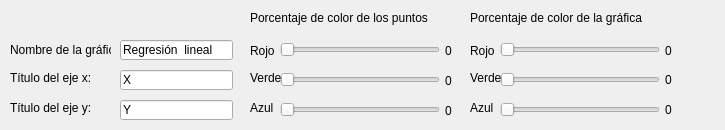
      <widget class="QWidget" name="tab_18">
       <attribute name="title">
        <string>Lineal</string>
       </attribute>
       <widget class="QSlider" name="srojo">
        <property name="geometry">
         <rect>
          <x>500</x>
          <y>40</y>
          <width>160</width>
          <height>19</height>
         </rect>
        </property>
        <property name="maximum">
         <number>100</number>
        </property>
        <property name="orientation">
         <enum>Qt::Horizontal</enum>
        </property>
       </widget>
       <widget class="QLabel" name="lrojo">
        <property name="geometry">
         <rect>
          <x>665</x>
          <y>40</y>
          <width>21</width>
          <height>21</height>
         </rect>
        </property>
        <property name="text">
         <string>0</string>
        </property>
       </widget>
       <widget class="QSlider" name="sverde">
        <property name="geometry">
         <rect>
          <x>500</x>
          <y>70</y>
          <width>160</width>
          <height>19</height>
         </rect>
        </property>
        <property name="maximum">
         <number>100</number>
        </property>
        <property name="orientation">
         <enum>Qt::Horizontal</enum>
        </property>
       </widget>
       <widget class="QLabel" name="lverde">
        <property name="geometry">
         <rect>
          <x>665</x>
          <y>70</y>
          <width>21</width>
          <height>20</height>
         </rect>
        </property>
        <property name="text">
         <string>0</string>
        </property>
       </widget>
       <widget class="QSlider" name="sazul">
        <property name="geometry">
         <rect>
          <x>500</x>
          <y>100</y>
          <width>160</width>
          <height>19</height>
         </rect>
        </property>
        <property name="maximum">
         <number>100</number>
        </property>
        <property name="orientation">
         <enum>Qt::Horizontal</enum>
        </property>
       </widget>
       <widget class="QLabel" name="lazul">
        <property name="geometry">
         <rect>
          <x>665</x>
          <y>99</y>
          <width>51</width>
          <height>21</height>
         </rect>
        </property>
        <property name="text">
         <string>0</string>
        </property>
       </widget>
       <widget class="QLabel" name="label_27">
        <property name="geometry">
         <rect>
          <x>470</x>
          <y>10</y>
          <width>201</width>
          <height>16</height>
         </rect>
        </property>
        <property name="text">
         <string>Porcentaje de color de la gráfica</string>
        </property>
       </widget>
       <widget class="QLabel" name="label_28">
        <property name="geometry">
         <rect>
          <x>470</x>
          <y>40</y>
          <width>31</width>
          <height>21</height>
         </rect>
        </property>
        <property name="text">
         <string>Rojo</string>
        </property>
       </widget>
       <widget class="QLabel" name="label_29">
        <property name="geometry">
         <rect>
          <x>470</x>
          <y>70</y>
          <width>31</width>
          <height>16</height>
         </rect>
        </property>
        <property name="text">
         <string>Verde</string>
        </property>
       </widget>
       <widget class="QLabel" name="label_30">
        <property name="geometry">
         <rect>
          <x>470</x>
          <y>100</y>
          <width>31</width>
          <height>16</height>
         </rect>
        </property>
        <property name="text">
         <string>Azul</string>
        </property>
       </widget>
       <widget class="QLabel" name="label_31">
        <property name="geometry">
         <rect>
          <x>10</x>
          <y>40</y>
          <width>101</width>
          <height>20</height>
         </rect>
        </property>
        <property name="text">
         <string>Nombre de la gráfica: </string>
        </property>
       </widget>
       <widget class="QLabel" name="label_32">
        <property name="geometry">
         <rect>
          <x>10</x>
          <y>70</y>
          <width>101</width>
          <height>16</height>
         </rect>
        </property>
        <property name="text">
         <string>Título del eje x: </string>
        </property>
       </widget>
       <widget class="QLabel" name="label_33">
        <property name="geometry">
         <rect>
          <x>10</x>
          <y>100</y>
          <width>121</width>
          <height>16</height>
         </rect>
        </property>
        <property name="text">
         <string>Título del eje y: </string>
        </property>
       </widget>
       <widget class="QLineEdit" name="nlineal">
        <property name="geometry">
         <rect>
          <x>120</x>
          <y>40</y>
          <width>113</width>
          <height>20</height>
         </rect>
        </property>
        <property name="text">
         <string>Regresión  lineal</string>
        </property>
       </widget>
       <widget class="QLineEdit" name="xlineal">
        <property name="geometry">
         <rect>
          <x>120</x>
          <y>70</y>
          <width>113</width>
          <height>20</height>
         </rect>
        </property>
        <property name="text">
         <string>X</string>
        </property>
       </widget>
       <widget class="QLineEdit" name="ylineal">
        <property name="geometry">
         <rect>
          <x>120</x>
          <y>100</y>
          <width>113</width>
          <height>20</height>
         </rect>
        </property>
        <property name="text">
         <string>Y</string>
        </property>
       </widget>
       <widget class="QSlider" name="linrojo">
        <property name="geometry">
         <rect>
          <x>280</x>
          <y>40</y>
          <width>160</width>
          <height>19</height>
         </rect>
        </property>
        <property name="maximum">
         <number>100</number>
        </property>
        <property name="orientation">
         <enum>Qt::Horizontal</enum>
        </property>
       </widget>
       <widget class="QSlider" name="linverde">
        <property name="geometry">
         <rect>
          <x>280</x>
          <y>70</y>
          <width>160</width>
          <height>19</height>
         </rect>
        </property>
        <property name="maximum">
         <number>100</number>
        </property>
        <property name="orientation">
         <enum>Qt::Horizontal</enum>
        </property>
       </widget>
       <widget class="QSlider" name="linazul">
        <property name="geometry">
         <rect>
          <x>280</x>
          <y>100</y>
          <width>160</width>
          <height>19</height>
         </rect>
        </property>
        <property name="maximum">
         <number>100</number>
        </property>
        <property name="orientation">
         <enum>Qt::Horizontal</enum>
        </property>
       </widget>
       <widget class="QLabel" name="label_37">
        <property name="geometry">
         <rect>
          <x>250</x>
          <y>70</y>
          <width>31</width>
          <height>16</height>
         </rect>
        </property>
        <property name="text">
         <string>Verde</string>
        </property>
       </widget>
       <widget class="QLabel" name="label_38">
        <property name="geometry">
         <rect>
          <x>250</x>
          <y>40</y>
          <width>31</width>
          <height>21</height>
         </rect>
        </property>
        <property name="text">
         <string>Rojo</string>
        </property>
       </widget>
       <widget class="QLabel" name="label_39">
        <property name="geometry">
         <rect>
          <x>250</x>
          <y>100</y>
          <width>31</width>
          <height>16</height>
         </rect>
        </property>
        <property name="text">
         <string>Azul</string>
        </property>
       </widget>
       <widget class="QLabel" name="verdelin">
        <property name="geometry">
         <rect>
          <x>445</x>
          <y>70</y>
          <width>21</width>
          <height>21</height>
         </rect>
        </property>
        <property name="text">
         <string>0</string>
        </property>
       </widget>
       <widget class="QLabel" name="azullin">
        <property name="geometry">
         <rect>
          <x>445</x>
          <y>100</y>
          <width>21</width>
          <height>21</height>
         </rect>
        </property>
        <property name="text">
         <string>0</string>
        </property>
       </widget>
       <widget class="QLabel" name="label_40">
        <property name="geometry">
         <rect>
          <x>250</x>
          <y>10</y>
          <width>201</width>
          <height>16</height>
         </rect>
        </property>
        <property name="text">
         <string>Porcentaje de color de los puntos</string>
        </property>
       </widget>
       <widget class="QLabel" name="rojolin">
        <property name="geometry">
         <rect>
          <x>445</x>
          <y>40</y>
          <width>21</width>
          <height>21</height>
         </rect>
        </property>
        <property name="text">
         <string>0</string>
        </property>
       </widget>
      </widget>
